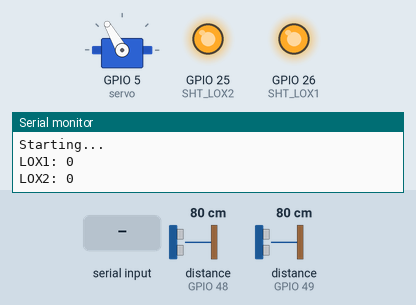
Bench run of a program on a simulated ESP32. Parts: servo, output pins drawn as LEDs (lit = HIGH), the last lines printed to the serial monitor. Inputs (shaded band) come from the test bench; at power-on: distance to the obstacle (sensors on GPIO 48, GPIO 49) 80 cm.

Above: at 1.2 s.
1.3 s: "s" received over Serial
At 2.5 s:
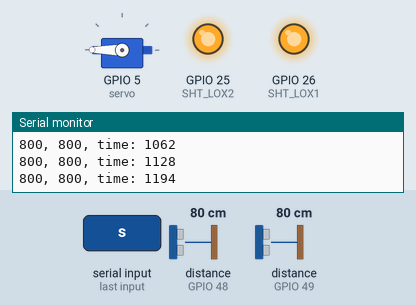
2.8 s: distance to the obstacle (sensor on GPIO 48) set to 250 cm
5.0 s: distance to the obstacle (sensor on GPIO 48) set to 2 cm
6.5 s: distance to the obstacle (sensor on GPIO 49) set to 250 cm
8.7 s: distance to the obstacle (sensor on GPIO 49) set to 2 cm
Timing chart, 0 to 11.2 s (numbered marks = the images above; inputs shaded):
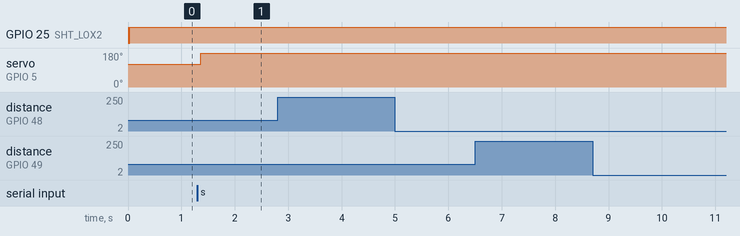

The program:

main.cpp
```cpp
#include "Adafruit_VL53L0X.h"
#include "Servo.h"

// address we will assign if dual sensor is present
#define LOX1_ADDRESS 0x30
#define LOX2_ADDRESS 0x31

// set the pins to shutdown
#define SHT_LOX1 26
#define SHT_LOX2 25
//set I2C pins on the ESP32
#define SDA_PIN 19
#define SCL_PIN 15
//maximum distance
#define MAX_DIST 300
//servo angles
#define OPEN_ANGLE 210
#define CLOSED_ANGLE 120

// objects for the vl53l0x
Adafruit_VL53L0X lox1 = Adafruit_VL53L0X();
Adafruit_VL53L0X lox2 = Adafruit_VL53L0X();
//define a servo
Servo servo;

// this holds the measurement
VL53L0X_RangingMeasurementData_t measure1;
VL53L0X_RangingMeasurementData_t measure2;

uint16_t initialDistance;
uint64_t initialTime;
uint16_t distance;

uint32_t id;
uint8_t angle;

/*
    Reset all sensors by setting all of their XSHUT pins low for delay(10), then set all XSHUT high to bring out of reset
    Keep sensor #1 awake by keeping XSHUT pin high
    Put all other sensors into shutdown by pulling XSHUT pins low
    Initialize sensor #1 with lox.begin(new_i2c_address) Pick any number but 0x29 and it must be under 0x7F. Going with 0x30 to 0x3F is probably OK.
    Keep sensor #1 awake, and now bring sensor #2 out of reset by setting its XSHUT pin high.
    Initialize sensor #2 with lox.begin(new_i2c_address) Pick any number but 0x29 and whatever you set the first sensor to
 */
void setID() {
  // all reset
  digitalWrite(SHT_LOX1, LOW);
  digitalWrite(SHT_LOX2, LOW);
  delay(10);
  // all unreset
  digitalWrite(SHT_LOX1, HIGH);
  digitalWrite(SHT_LOX2, HIGH);
  delay(10);

  // activating LOX1 and resetting LOX2
  digitalWrite(SHT_LOX1, HIGH);
  digitalWrite(SHT_LOX2, LOW);

  Wire.begin(SDA_PIN, SCL_PIN);
  Wire.setClock(1000000);

  // initing LOX1
  if(!lox1.begin(LOX1_ADDRESS)) {
    Serial.println(F("Failed to boot first VL53L0X"));
    while(1);
  }
  lox1.setMeasurementTimingBudgetMicroSeconds(20000); // Set timing budget to 20ms
  delay(10);

  // activating LOX2
  digitalWrite(SHT_LOX2, HIGH);
  delay(10);

  //initing LOX2
  if(!lox2.begin(LOX2_ADDRESS)) {
    Serial.println(F("Failed to boot second VL53L0X"));
    while(1);
  }
  lox2.setMeasurementTimingBudgetMicroSeconds(20000); // Set timing budget to 20ms

  Serial.print("LOX1: ");
  Serial.println(lox1.getMeasurementTimingBudgetMicroSeconds());
  Serial.print("LOX2: ");
  Serial.println(lox2.getMeasurementTimingBudgetMicroSeconds());
}

boolean read_dual_sensors() {
  lox1.rangingTest(&measure1, false); // pass in 'true' to get debug data printout!
  lox2.rangingTest(&measure2, false); // pass in 'true' to get debug data printout!
  // print sensor one reading
  //Serial.print(F("1: "));
  if(measure1.RangeStatus != 4) {     // if not out of range
    Serial.print(measure1.RangeMilliMeter);
    //Serial.print("range1");
  } else {
    Serial.print(F("Out of range"));
    return false;
  }

  Serial.print(F(", "));

  // print sensor two reading
  //Serial.print(F("2: "));
  if(measure2.RangeStatus != 4) {
    Serial.print(measure2.RangeMilliMeter);
  } else {
    Serial.print(F("Out of range"));
    return false;
  }

  Serial.print(F(", time: "));
  Serial.println(millis() - initialTime);

  return true;
}

void setInitialDistance(){
  initialDistance = measure1.RangeMilliMeter;
  initialTime = millis();
  read_dual_sensors();
}

void servoState(bool state){
  if(state){
    servo.write(OPEN_ANGLE);
  }
  else{
    servo.write(CLOSED_ANGLE);
  }
}

void setup() {
  Serial.begin(115200);

  servo.attach(5);
  servo.write(90);
  servoState(false);

  // wait until serial port opens for native USB devices
  while (! Serial) { delay(1); }

  pinMode(SHT_LOX1, OUTPUT);
  pinMode(SHT_LOX2, OUTPUT);

  Serial.println(F("Shutdown pins inited..."));

  digitalWrite(SHT_LOX1, LOW);
  digitalWrite(SHT_LOX2, LOW);

  Serial.println(F("Both in reset mode...(pins are low)"));

  Serial.println(F("Starting..."));
  setID();

}

void loop() {
  //request for a measurement
  if(Serial.read() == 's'){
    Serial.println("Measurement start");
    Serial.println("-----------------");
    setInitialDistance();
    servoState(true);
    while(uint16_t(measure2.RangeMilliMeter) >= 30){
      read_dual_sensors();
    }
  }
}
```

Measured:
- after the input at 1.3 s, servo on GPIO 5 (servo): 120° → 180° after 0.07 s
- after the input at 8.7 s, every drawn part: stays the same
